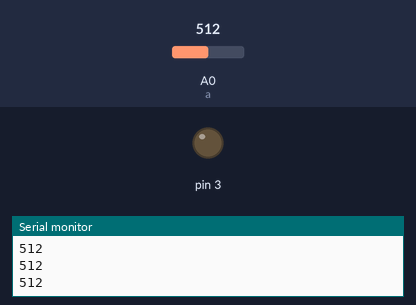
Recording of a sketch running on a simulated Arduino Uno, built with avr-gcc and run on an emulated ATmega328P. On the bench: output pins drawn as LEDs (lit = HIGH), the last lines printed to the serial monitor. The inputs (shaded band) are chosen by the test bench; at power-on: A0 (a) = 512.

Above: at 1.3 s.
1.4 s: A0 (a) set to 483
At 2.6 s:
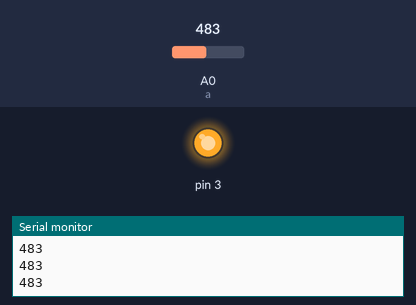
3.0 s: A0 (a) set to 510
At 3.8 s:
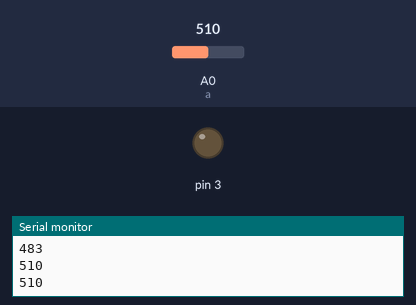
4.5 s: A0 (a) set to 490
At 5.0 s:
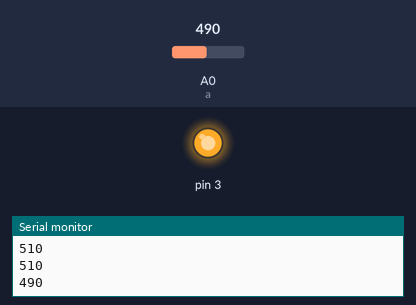
Timing chart, 0 to 7.5 s (numbered marks = the images above; inputs shaded):
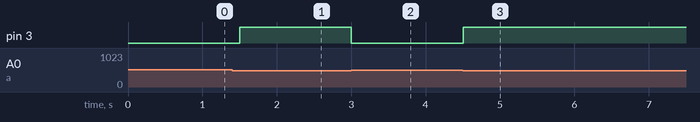

The sketch:

sketch_mar26a.ino
```cpp
int a =A0;
unsigned int d = 0;
void setup() {
  pinMode(3, OUTPUT);
  Serial.begin(9600);
}
void loop(){
  d = analogRead(a);
  if(d<500)
 digitalWrite(3, HIGH);
 else digitalWrite(3, LOW);
Serial.println(d,DEC);
 delay(500);
}
```

Measured:
- the behaviour switches between 500 and 499 on A0 (a) (found by bisection; images 0 and 1)
- after the input at 1.4 s, pin 3: LOW → HIGH after 0.10 s
- after the input at 3.0 s, pin 3: HIGH → LOW at once
- after the input at 4.5 s, pin 3: LOW → HIGH at once
